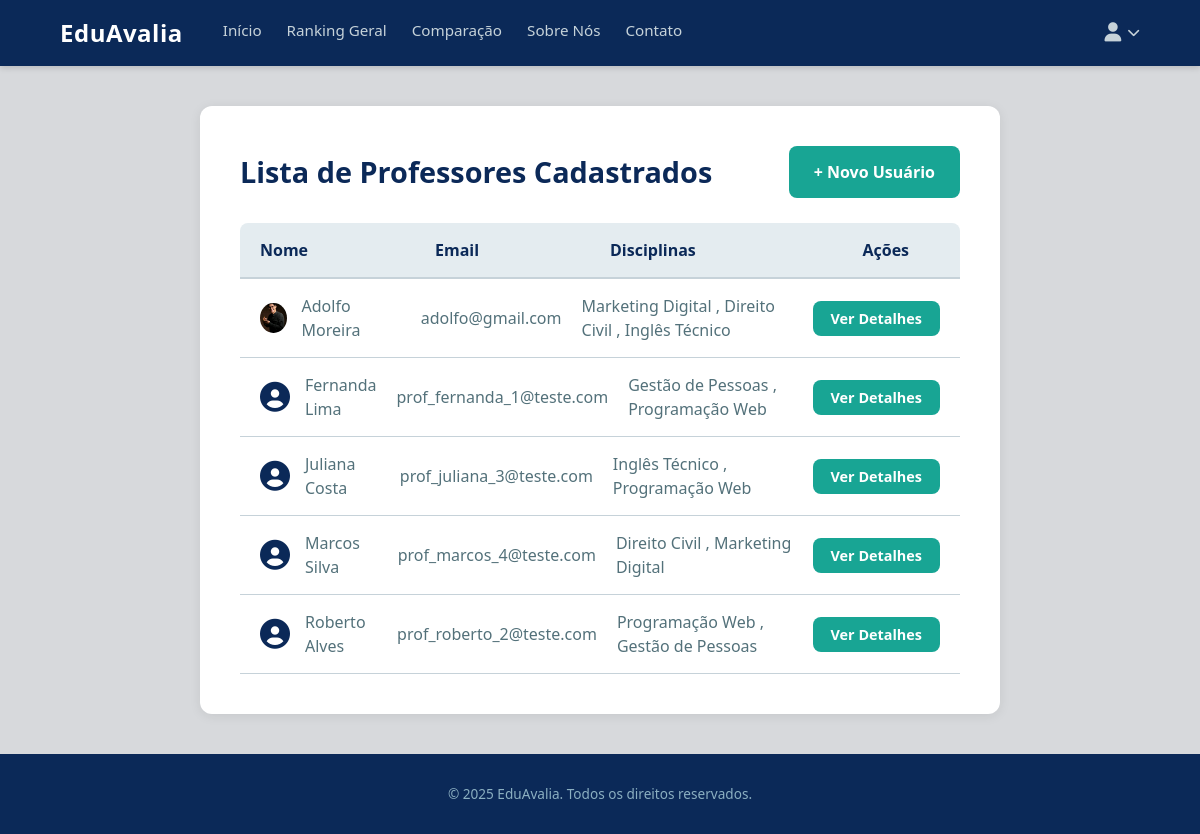
The app's page /professores/ (signed in) with its own data.
### avaliacoes/models.py (models this page shows, shortened)
class Professor(models.Model):
    user = models.OneToOneField(CustomUser, on_delete=models.CASCADE, limit_choices_to={'user_type': 'professor'})
    foto = models.ImageField(upload_to='professores_fotos/', blank=True, null=True)

class CustomUser(AbstractUser):
    USER_TYPE_CHOICES = (
        ('aluno', 'Aluno'),
        ('professor', 'Professor'),
        ('admin', 'Administrador'),
    )
    user_type = models.CharField(max_length=20, choices=USER_TYPE_CHOICES, default='aluno')
    cpf = models.CharField(max_length=11, unique=True)
    data_nascimento = models.DateField(null=True, blank=True)

class DisciplinaPessoa(models.Model):
    STATUS_CHOICES = [
        ('ativo', 'Ativo'),
        ('inativo', 'Inativo'),
    ]
    disciplina = models.ForeignKey('Materia', on_delete=models.CASCADE)
    pessoa = models.ForeignKey('CustomUser', on_delete=models.CASCADE, related_name='disciplinas_pessoa')
    status = models.CharField(max_length=20, choices=STATUS_CHOICES, default='ativo')
    class Meta:
        unique_together = ('disciplina', 'pessoa')

class Materia(models.Model):
    nome = models.CharField(max_length=100) # Este campo armazena o nome real ("Química")
    codigo = models.CharField(max_length=20, unique=True)
    data_inicio = models.DateField()
    nome_normalized = models.CharField(max_length=100, blank=True, db_index=True)

### avaliacoes/views.py (the view, shortened to what this page needs)
# urls.py: path('professores/', views.lista_professores, name='lista_professores'),
@login_required(login_url='login')
def lista_professores(request):
    professores = Professor.objects.annotate(
        media_nota=Avg('user__disciplinas_pessoa__avaliacoes__categorias_avaliacao__nota')
    ).filter(id__isnull=False).order_by('user__first_name')
    query_professor = request.GET.get('q_professor', '').strip()
    query_disciplina = request.GET.get('q_disciplina', '').strip()
    if query_disciplina:
        professores = professores.filter(
            user__disciplinas_pessoa__disciplina__nome__icontains=query_disciplina
        ).distinct()
    context = {
        'professores': professores,
        'query_professor': query_professor,
        'query_disciplina': query_disciplina
    }
    return render(request, 'avaliacoes/lista_professores.html', context)

### avaliacoes/templates/avaliacoes/lista_professores.html
{% extends 'base.html' %}
{% load static %}
{% block content %}
<main class="admin-container">
    <section class="admin-panel">
        <div style="display: flex; justify-content: space-between; align-items: center; margin-bottom: 25px;">
            <h1 style="margin-bottom: 0;">Lista de Professores Cadastrados</h1>
            {% if request.user.is_staff %}
            <div style="display: flex; justify-content: flex-end;">
                <a href="{% url 'adicionar_usuario' %}" class="btn">
                    + Novo Usuário
                </a>
            </div>
            {% endif %}
        </div>
        <div class="professor-list-container">
            <div class="list-header" style="
                display: grid;
                grid-template-columns: 2fr 2fr 3fr 1fr;
                gap: 20px;
                padding: 15px 20px;
                border-bottom: 2px solid var(--cinza-claro);
                font-weight: 600;
                color: var(--azul-marinho);
                background-color: var(--painel-central);
                border-radius: 8px 8px 0 0;
            ">
                <span>Nome</span>
                <span>Email</span>
                <span>Disciplinas</span>
                <span>Ações</span>
            </div>
            {% for professor in professores %}
            <div class="professor-item" style="
                display: grid;
                grid-template-columns: 2fr 2fr 3fr 1fr;
                gap: 20px;
                padding: 15px 20px;
                border-bottom: 1px solid var(--cinza-claro);
                align-items: center;
                color: var(--verde-escuro-letras);
            ">
                <div style="display: flex; align-items: center;">
                    {% if professor.foto %}
                        <img src="{{ professor.foto.url }}" alt="Foto de {{ professor.user.first_name }}" style="
                            width: 30px;
                            height: 30px;
                            border-radius: 50%; /* Deixa a foto redonda */
                            object-fit: cover; /* Garante que a imagem não distorça */
                            margin-right: 15px;
                        ">
                    {% else %}
                        <i class="fas fa-user-circle" style="
                            font-size: 30px;
                            color: var(--azul-marinho);
                            margin-right: 15px;
                        "></i>
                    {% endif %}
                    <span>{{ professor.user.first_name }} {{ professor.user.last_name }}</span>
                </div>
                <span>{{ professor.user.email }}</span>
                <span>
                    {% for dp in professor.user.disciplinas_pessoa.all %}
                        {{ dp.disciplina.nome }}
                        {% if not forloop.last %}, {% endif %} {% empty %}
                        <span style="opacity: 0.7;">Nenhuma disciplina</span>
                    {% endfor %}
                </span>
                <div>
                    <a href="{% url 'detalhes_professor' professor.id %}" class="btn" style="
                        padding: 8px 18px;
                        font-size: 0.9rem;
                        white-space: nowrap;
                    ">
                        Ver Detalhes
                    </a>
                </div>
            </div>
            {% empty %}
                <p style="padding: 20px; color: var(--cinza-escuro-letras);">Nenhum professor cadastrado ainda.</p>
            {% endfor %}
            </div>
    </section>
</main>
{% endblock content %}

### avaliacoes/templates/base.html (style rules this page uses)
:root { --azul-marinho: #0b2958; --azul-acinzentado: #8bafc1; --verde: #18a594; --cinza-claro: #c6d2d9; --painel-central: #e4ecf0; --cinza-escuro-letras: #a7adaf; --verde-escuro-letras: #53717a; --cinza-claro-fundo: #d7d9dc; }
* { margin: 0; padding: 0; box-sizing: border-box; }
body { font-family: 'Segoe UI', sans-serif; background-color: var(--cinza-claro-fundo); color: #333; line-height: 1.5; display: flex; flex-direction: column; min-height: 100vh; }
a { text-decoration: none; color: inherit; }
.admin-container { display: flex; justify-content: center; gap: 30px; width: 90%; max-width: 1200px; margin: 40px auto; align-items: flex-start; flex-grow: 1; }
.admin-panel { flex-basis: 100%; max-width: 800px; background-color: #fff; border-radius: 12px; padding: 40px; box-shadow: 0 2px 12px rgba(0, 0, 0, 0.08); }
.admin-panel h1 { color: var(--azul-marinho); margin-bottom: 30px; font-size: 1.8rem; font-weight: 600; }
.btn { padding: 14px 25px; border: none; border-radius: 8px; font-weight: 600; cursor: pointer; transition: all 0.3s ease; font-size: 1rem; color: #fff; background-color: var(--verde); }

### records on screen
Professor: foto (picture), user.first_name "Adolfo", user.last_name "Moreira", user.email "adolfo@gmail.com"
DisciplinaPessoa: disciplina.nome "Marketing Digital"
DisciplinaPessoa: disciplina.nome "Direito Civil"
DisciplinaPessoa: disciplina.nome "Inglês Técnico"
Professor: user.first_name "Fernanda", user.last_name "Lima", user.email "prof_fernanda_1@teste.com"
DisciplinaPessoa: disciplina.nome "Gestão de Pessoas"
DisciplinaPessoa: disciplina.nome "Programação Web"
Professor: user.first_name "Juliana", user.last_name "Costa", user.email "prof_juliana_3@teste.com"
DisciplinaPessoa: disciplina.nome "Inglês Técnico"
DisciplinaPessoa: disciplina.nome "Programação Web"
Professor: user.first_name "Marcos", user.last_name "Silva", user.email "prof_marcos_4@teste.com"
DisciplinaPessoa: disciplina.nome "Direito Civil"
DisciplinaPessoa: disciplina.nome "Marketing Digital"
Professor: user.first_name "Roberto", user.last_name "Alves", user.email "prof_roberto_2@teste.com"
DisciplinaPessoa: disciplina.nome "Programação Web"
DisciplinaPessoa: disciplina.nome "Gestão de Pessoas"
